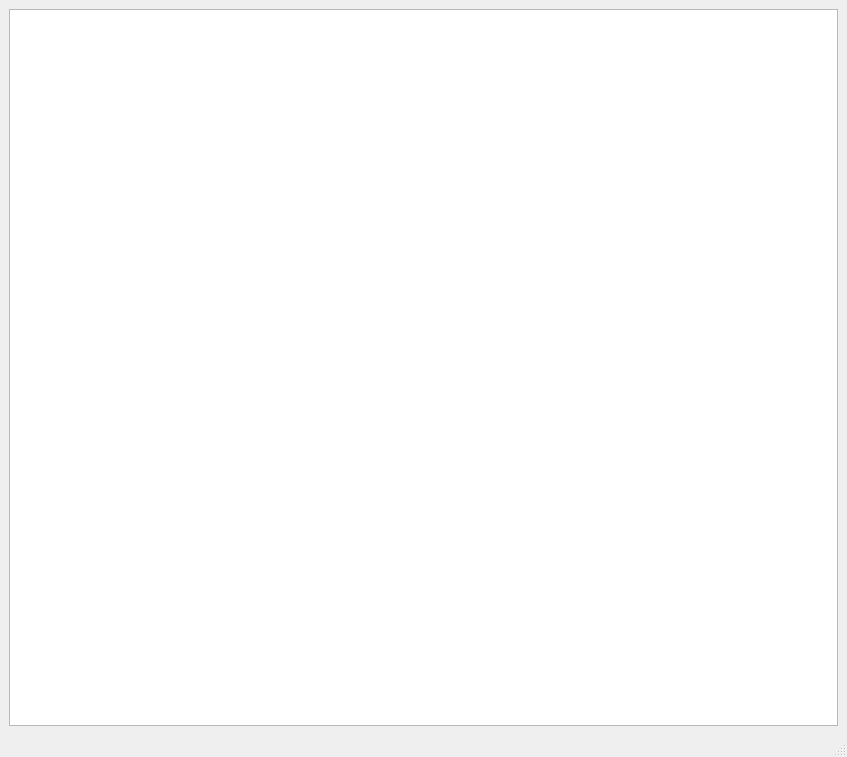
<?xml version="1.0" encoding="UTF-8"?>
<ui version="4.0">
 <class>MainWindow</class>
 <widget class="QMainWindow" name="MainWindow">
  <property name="geometry">
   <rect>
    <x>0</x>
    <y>0</y>
    <width>847</width>
    <height>757</height>
   </rect>
  </property>
  <property name="windowTitle">
   <string>MainWindow</string>
  </property>
  <widget class="QWidget" name="centralwidget">
   <property name="sizePolicy">
    <sizepolicy hsizetype="Expanding" vsizetype="Expanding">
     <horstretch>0</horstretch>
     <verstretch>0</verstretch>
    </sizepolicy>
   </property>
   <layout class="QGridLayout" name="gridLayout">
    <item row="0" column="0">
     <widget class="QTableWidget" name="table"/>
    </item>
   </layout>
  </widget>
  <widget class="QMenuBar" name="menubar">
   <property name="geometry">
    <rect>
     <x>0</x>
     <y>0</y>
     <width>847</width>
     <height>21</height>
    </rect>
   </property>
  </widget>
  <widget class="QStatusBar" name="statusbar"/>
 </widget>
 <resources/>
 <connections/>
</ui>
